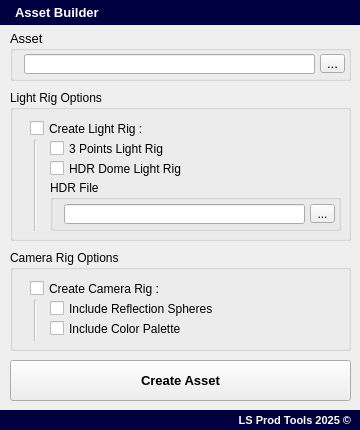
<?xml version="1.0" encoding="UTF-8"?>
<ui version="4.0">
 <class>wdgt_create_asset_builder</class>
 <widget class="QWidget" name="wdgt_create_asset_builder">
  <property name="geometry">
   <rect>
    <x>0</x>
    <y>0</y>
    <width>360</width>
    <height>430</height>
   </rect>
  </property>
  <property name="minimumSize">
   <size>
    <width>360</width>
    <height>430</height>
   </size>
  </property>
  <property name="maximumSize">
   <size>
    <width>360</width>
    <height>430</height>
   </size>
  </property>
  <property name="windowTitle">
   <string>Form</string>
  </property>
  <widget class="QLabel" name="lbl_title">
   <property name="enabled">
    <bool>true</bool>
   </property>
   <property name="geometry">
    <rect>
     <x>0</x>
     <y>0</y>
     <width>360</width>
     <height>25</height>
    </rect>
   </property>
   <property name="sizePolicy">
    <sizepolicy hsizetype="Preferred" vsizetype="Preferred">
     <horstretch>0</horstretch>
     <verstretch>0</verstretch>
    </sizepolicy>
   </property>
   <property name="minimumSize">
    <size>
     <width>360</width>
     <height>25</height>
    </size>
   </property>
   <property name="maximumSize">
    <size>
     <width>360</width>
     <height>25</height>
    </size>
   </property>
   <property name="palette">
    <palette>
     <active>
      <colorrole role="WindowText">
       <brush brushstyle="SolidPattern">
        <color alpha="255">
         <red>255</red>
         <green>255</green>
         <blue>255</blue>
        </color>
       </brush>
      </colorrole>
      <colorrole role="Button">
       <brush brushstyle="SolidPattern">
        <color alpha="255">
         <red>0</red>
         <green>0</green>
         <blue>64</blue>
        </color>
       </brush>
      </colorrole>
      <colorrole role="Base">
       <brush brushstyle="SolidPattern">
        <color alpha="255">
         <red>0</red>
         <green>0</green>
         <blue>64</blue>
        </color>
       </brush>
      </colorrole>
      <colorrole role="Window">
       <brush brushstyle="SolidPattern">
        <color alpha="255">
         <red>0</red>
         <green>0</green>
         <blue>64</blue>
        </color>
       </brush>
      </colorrole>
     </active>
     <inactive>
      <colorrole role="WindowText">
       <brush brushstyle="SolidPattern">
        <color alpha="255">
         <red>255</red>
         <green>255</green>
         <blue>255</blue>
        </color>
       </brush>
      </colorrole>
      <colorrole role="Button">
       <brush brushstyle="SolidPattern">
        <color alpha="255">
         <red>0</red>
         <green>0</green>
         <blue>64</blue>
        </color>
       </brush>
      </colorrole>
      <colorrole role="Base">
       <brush brushstyle="SolidPattern">
        <color alpha="255">
         <red>0</red>
         <green>0</green>
         <blue>64</blue>
        </color>
       </brush>
      </colorrole>
      <colorrole role="Window">
       <brush brushstyle="SolidPattern">
        <color alpha="255">
         <red>0</red>
         <green>0</green>
         <blue>64</blue>
        </color>
       </brush>
      </colorrole>
     </inactive>
     <disabled>
      <colorrole role="WindowText">
       <brush brushstyle="SolidPattern">
        <color alpha="255">
         <red>120</red>
         <green>120</green>
         <blue>120</blue>
        </color>
       </brush>
      </colorrole>
      <colorrole role="Button">
       <brush brushstyle="SolidPattern">
        <color alpha="255">
         <red>0</red>
         <green>0</green>
         <blue>64</blue>
        </color>
       </brush>
      </colorrole>
      <colorrole role="Base">
       <brush brushstyle="SolidPattern">
        <color alpha="255">
         <red>0</red>
         <green>0</green>
         <blue>64</blue>
        </color>
       </brush>
      </colorrole>
      <colorrole role="Window">
       <brush brushstyle="SolidPattern">
        <color alpha="255">
         <red>0</red>
         <green>0</green>
         <blue>64</blue>
        </color>
       </brush>
      </colorrole>
     </disabled>
    </palette>
   </property>
   <property name="font">
    <font>
     <pointsize>10</pointsize>
     <weight>75</weight>
     <bold>true</bold>
    </font>
   </property>
   <property name="layoutDirection">
    <enum>Qt::LeftToRight</enum>
   </property>
   <property name="styleSheet">
    <string notr="true">background-color: rgb(0, 0, 64);</string>
   </property>
   <property name="frameShape">
    <enum>QFrame::NoFrame</enum>
   </property>
   <property name="frameShadow">
    <enum>QFrame::Plain</enum>
   </property>
   <property name="text">
    <string>Asset Builder</string>
   </property>
   <property name="alignment">
    <set>Qt::AlignLeading|Qt::AlignLeft|Qt::AlignVCenter</set>
   </property>
   <property name="margin">
    <number>0</number>
   </property>
   <property name="indent">
    <number>15</number>
   </property>
  </widget>
  <widget class="QLabel" name="lbl_copyright">
   <property name="geometry">
    <rect>
     <x>0</x>
     <y>410</y>
     <width>360</width>
     <height>20</height>
    </rect>
   </property>
   <property name="minimumSize">
    <size>
     <width>360</width>
     <height>20</height>
    </size>
   </property>
   <property name="maximumSize">
    <size>
     <width>360</width>
     <height>20</height>
    </size>
   </property>
   <property name="palette">
    <palette>
     <active>
      <colorrole role="WindowText">
       <brush brushstyle="SolidPattern">
        <color alpha="255">
         <red>255</red>
         <green>255</green>
         <blue>255</blue>
        </color>
       </brush>
      </colorrole>
      <colorrole role="Button">
       <brush brushstyle="SolidPattern">
        <color alpha="255">
         <red>0</red>
         <green>0</green>
         <blue>64</blue>
        </color>
       </brush>
      </colorrole>
      <colorrole role="Base">
       <brush brushstyle="SolidPattern">
        <color alpha="255">
         <red>0</red>
         <green>0</green>
         <blue>64</blue>
        </color>
       </brush>
      </colorrole>
      <colorrole role="Window">
       <brush brushstyle="SolidPattern">
        <color alpha="255">
         <red>0</red>
         <green>0</green>
         <blue>64</blue>
        </color>
       </brush>
      </colorrole>
     </active>
     <inactive>
      <colorrole role="WindowText">
       <brush brushstyle="SolidPattern">
        <color alpha="255">
         <red>255</red>
         <green>255</green>
         <blue>255</blue>
        </color>
       </brush>
      </colorrole>
      <colorrole role="Button">
       <brush brushstyle="SolidPattern">
        <color alpha="255">
         <red>0</red>
         <green>0</green>
         <blue>64</blue>
        </color>
       </brush>
      </colorrole>
      <colorrole role="Base">
       <brush brushstyle="SolidPattern">
        <color alpha="255">
         <red>0</red>
         <green>0</green>
         <blue>64</blue>
        </color>
       </brush>
      </colorrole>
      <colorrole role="Window">
       <brush brushstyle="SolidPattern">
        <color alpha="255">
         <red>0</red>
         <green>0</green>
         <blue>64</blue>
        </color>
       </brush>
      </colorrole>
     </inactive>
     <disabled>
      <colorrole role="WindowText">
       <brush brushstyle="SolidPattern">
        <color alpha="255">
         <red>120</red>
         <green>120</green>
         <blue>120</blue>
        </color>
       </brush>
      </colorrole>
      <colorrole role="Button">
       <brush brushstyle="SolidPattern">
        <color alpha="255">
         <red>0</red>
         <green>0</green>
         <blue>64</blue>
        </color>
       </brush>
      </colorrole>
      <colorrole role="Base">
       <brush brushstyle="SolidPattern">
        <color alpha="255">
         <red>0</red>
         <green>0</green>
         <blue>64</blue>
        </color>
       </brush>
      </colorrole>
      <colorrole role="Window">
       <brush brushstyle="SolidPattern">
        <color alpha="255">
         <red>0</red>
         <green>0</green>
         <blue>64</blue>
        </color>
       </brush>
      </colorrole>
     </disabled>
    </palette>
   </property>
   <property name="font">
    <font>
     <pointsize>8</pointsize>
     <weight>75</weight>
     <bold>true</bold>
    </font>
   </property>
   <property name="styleSheet">
    <string notr="true">background-color: rgb(0, 0, 64);</string>
   </property>
   <property name="text">
    <string>LS Prod Tools 2025 ©</string>
   </property>
   <property name="alignment">
    <set>Qt::AlignRight|Qt::AlignTrailing|Qt::AlignVCenter</set>
   </property>
   <property name="indent">
    <number>9</number>
   </property>
  </widget>
  <widget class="QGroupBox" name="grp_asset">
   <property name="geometry">
    <rect>
     <x>10</x>
     <y>30</y>
     <width>341</width>
     <height>51</height>
    </rect>
   </property>
   <property name="font">
    <font>
     <pointsize>10</pointsize>
     <weight>50</weight>
     <bold>false</bold>
    </font>
   </property>
   <property name="title">
    <string>Asset</string>
   </property>
   <widget class="QLineEdit" name="led_asset">
    <property name="geometry">
     <rect>
      <x>14</x>
      <y>24</y>
      <width>291</width>
      <height>20</height>
     </rect>
    </property>
    <property name="sizePolicy">
     <sizepolicy hsizetype="Expanding" vsizetype="Fixed">
      <horstretch>0</horstretch>
      <verstretch>0</verstretch>
     </sizepolicy>
    </property>
    <property name="readOnly">
     <bool>true</bool>
    </property>
   </widget>
   <widget class="QToolButton" name="btn_asset">
    <property name="enabled">
     <bool>true</bool>
    </property>
    <property name="geometry">
     <rect>
      <x>310</x>
      <y>24</y>
      <width>25</width>
      <height>19</height>
     </rect>
    </property>
    <property name="text">
     <string>...</string>
    </property>
   </widget>
  </widget>
  <widget class="QPushButton" name="btn_create_asset">
   <property name="geometry">
    <rect>
     <x>10</x>
     <y>360</y>
     <width>341</width>
     <height>41</height>
    </rect>
   </property>
   <property name="font">
    <font>
     <pointsize>10</pointsize>
     <weight>75</weight>
     <bold>true</bold>
    </font>
   </property>
   <property name="text">
    <string>Create Asset</string>
   </property>
  </widget>
  <widget class="QGroupBox" name="groupBox">
   <property name="geometry">
    <rect>
     <x>10</x>
     <y>90</y>
     <width>341</width>
     <height>151</height>
    </rect>
   </property>
   <property name="title">
    <string>Light Rig Options</string>
   </property>
   <widget class="QCheckBox" name="chkb_create_light_rig">
    <property name="geometry">
     <rect>
      <x>20</x>
      <y>30</y>
      <width>161</width>
      <height>17</height>
     </rect>
    </property>
    <property name="font">
     <font>
      <weight>50</weight>
      <bold>false</bold>
     </font>
    </property>
    <property name="text">
     <string>Create Light Rig :</string>
    </property>
   </widget>
   <widget class="QCheckBox" name="chkb_three_points">
    <property name="geometry">
     <rect>
      <x>40</x>
      <y>50</y>
      <width>141</width>
      <height>17</height>
     </rect>
    </property>
    <property name="font">
     <font>
      <weight>50</weight>
      <bold>false</bold>
     </font>
    </property>
    <property name="inputMethodHints">
     <set>Qt::ImhNone</set>
    </property>
    <property name="text">
     <string>3 Points Light Rig</string>
    </property>
   </widget>
   <widget class="QCheckBox" name="chkb_dome">
    <property name="geometry">
     <rect>
      <x>40</x>
      <y>70</y>
      <width>141</width>
      <height>17</height>
     </rect>
    </property>
    <property name="font">
     <font>
      <weight>50</weight>
      <bold>false</bold>
     </font>
    </property>
    <property name="text">
     <string>HDR Dome Light Rig</string>
    </property>
   </widget>
   <widget class="QGroupBox" name="grp_hdr">
    <property name="enabled">
     <bool>true</bool>
    </property>
    <property name="geometry">
     <rect>
      <x>40</x>
      <y>90</y>
      <width>291</width>
      <height>51</height>
     </rect>
    </property>
    <property name="font">
     <font>
      <pointsize>9</pointsize>
      <weight>50</weight>
      <bold>false</bold>
     </font>
    </property>
    <property name="title">
     <string>HDR File</string>
    </property>
    <widget class="QLineEdit" name="led_hdr">
     <property name="geometry">
      <rect>
       <x>14</x>
       <y>24</y>
       <width>241</width>
       <height>20</height>
      </rect>
     </property>
     <property name="sizePolicy">
      <sizepolicy hsizetype="Expanding" vsizetype="Fixed">
       <horstretch>0</horstretch>
       <verstretch>0</verstretch>
      </sizepolicy>
     </property>
     <property name="readOnly">
      <bool>true</bool>
     </property>
    </widget>
    <widget class="QToolButton" name="btn_hdr">
     <property name="geometry">
      <rect>
       <x>260</x>
       <y>24</y>
       <width>25</width>
       <height>19</height>
      </rect>
     </property>
     <property name="text">
      <string>...</string>
     </property>
    </widget>
   </widget>
   <widget class="Line" name="line">
    <property name="enabled">
     <bool>false</bool>
    </property>
    <property name="geometry">
     <rect>
      <x>15</x>
      <y>50</y>
      <width>20</width>
      <height>91</height>
     </rect>
    </property>
    <property name="orientation">
     <enum>Qt::Vertical</enum>
    </property>
   </widget>
  </widget>
  <widget class="QGroupBox" name="groupBox_2">
   <property name="geometry">
    <rect>
     <x>10</x>
     <y>250</y>
     <width>341</width>
     <height>101</height>
    </rect>
   </property>
   <property name="title">
    <string>Camera Rig Options</string>
   </property>
   <widget class="QCheckBox" name="chkb_create_camera_rig">
    <property name="geometry">
     <rect>
      <x>20</x>
      <y>30</y>
      <width>161</width>
      <height>17</height>
     </rect>
    </property>
    <property name="font">
     <font>
      <weight>50</weight>
      <bold>false</bold>
     </font>
    </property>
    <property name="text">
     <string>Create Camera Rig :</string>
    </property>
   </widget>
   <widget class="QCheckBox" name="chkb_include_spheres">
    <property name="geometry">
     <rect>
      <x>40</x>
      <y>50</y>
      <width>181</width>
      <height>17</height>
     </rect>
    </property>
    <property name="font">
     <font>
      <weight>50</weight>
      <bold>false</bold>
     </font>
    </property>
    <property name="text">
     <string>Include Reflection Spheres</string>
    </property>
   </widget>
   <widget class="QCheckBox" name="chkb_include_palette">
    <property name="geometry">
     <rect>
      <x>40</x>
      <y>70</y>
      <width>171</width>
      <height>17</height>
     </rect>
    </property>
    <property name="font">
     <font>
      <weight>50</weight>
      <bold>false</bold>
     </font>
    </property>
    <property name="text">
     <string>Include Color Palette</string>
    </property>
   </widget>
   <widget class="Line" name="line_2">
    <property name="enabled">
     <bool>false</bool>
    </property>
    <property name="geometry">
     <rect>
      <x>15</x>
      <y>50</y>
      <width>20</width>
      <height>41</height>
     </rect>
    </property>
    <property name="orientation">
     <enum>Qt::Vertical</enum>
    </property>
   </widget>
  </widget>
 </widget>
 <resources/>
 <connections/>
</ui>
